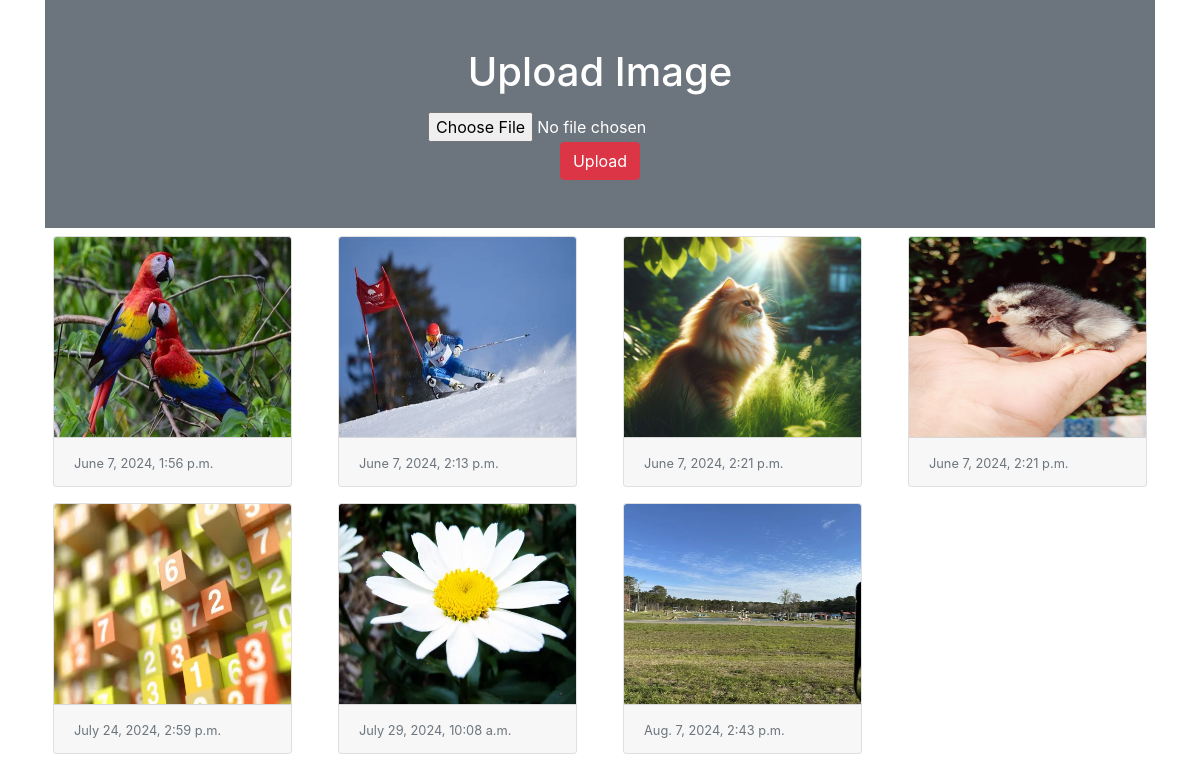
The page / on the database its author committed.
### myapp/models.py (models this page shows)
class Image(models.Model):
    photo = models.ImageField(upload_to="myimage")
    date = models.DateTimeField(auto_now_add=True)

### myapp/views.py (the view)
# urls.py: path('', views.home)
def home(request):
    if request.method == "POST":
        form = ImageForm(request.POST, request.FILES)
        if form.is_valid():
            form.save()
    form = ImageForm()
    img = Image.objects.all()
    return render(request, 'myapp/home.html', {'img':img, 'form':form})

### myapp/forms.py
class ImageForm(forms.ModelForm):
    class Meta:
        model = Image
        fields = '__all__'
        labels = {'photo':''}

### myapp/templates/myapp/home.html (shortened to what this page needs)
<!doctype html>
<html lang="en">
  <head>
    <link rel="stylesheet" href="https://cdn.jsdelivr.net/npm/bootstrap@4.5.3/dist/css/bootstrap.min.css">
  </head>
  <body>
   <div class="container">
    <div class="py-5 text-center bg-secondary text-white">
     <h1 class="mb-3">Upload Image</h1>
     <form action="" method="post" enctype="multipart/form-data">
      {{form}}
      <input type="submit" class="btn btn-danger" value="Upload">
     </form>
    </div>
    <div class="row">
     {% for x in img %}
      <div class="col-sm-3">
       <div class="card m-2">
        <img src="{{x.photo.url}}" alt="" class="card-img-top" height="200px">
        <div class="card-footer">
         <small class="text-muted">{{x.date}}</small>
        </div>
       </div>
      </div>
     {% endfor %}
    </div>
   </div>
  </body>
</html>

### rows shown on the page
Image: photo (picture), date "June 7, 2024, 1:56 p.m."
Image: photo (picture), date "June 7, 2024, 2:13 p.m."
Image: photo (picture), date "June 7, 2024, 2:21 p.m."
Image: photo (picture), date "June 7, 2024, 2:21 p.m."
Image: photo (picture), date "July 24, 2024, 2:59 p.m."
Image: photo (picture), date "July 29, 2024, 10:08 a.m."
Image: photo (picture), date "Aug. 7, 2024, 2:43 p.m."
